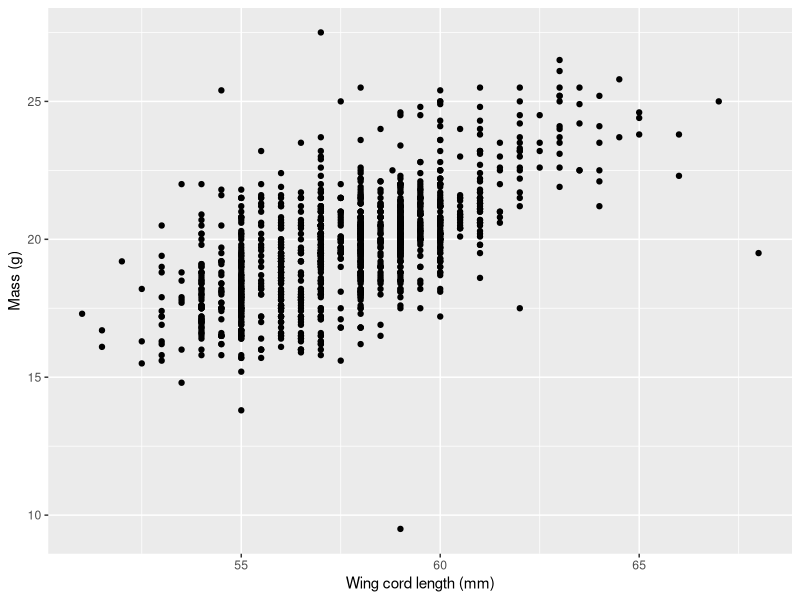
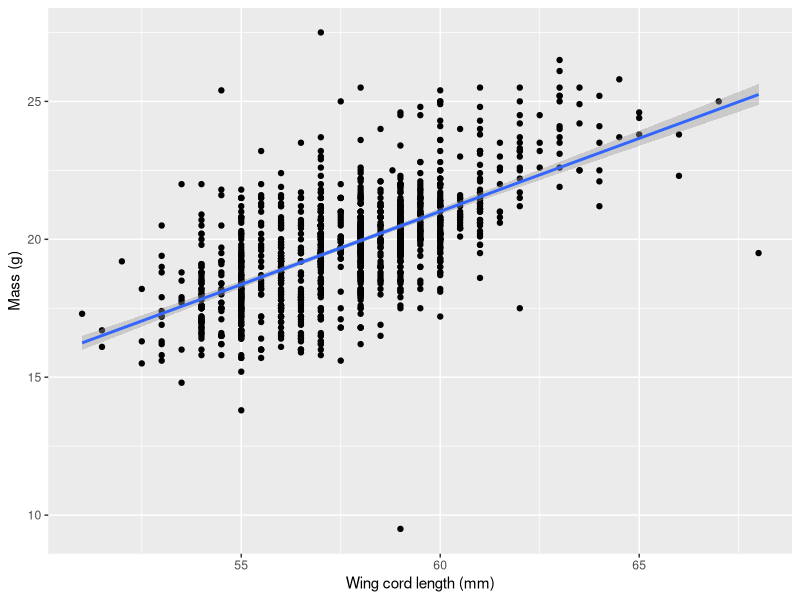
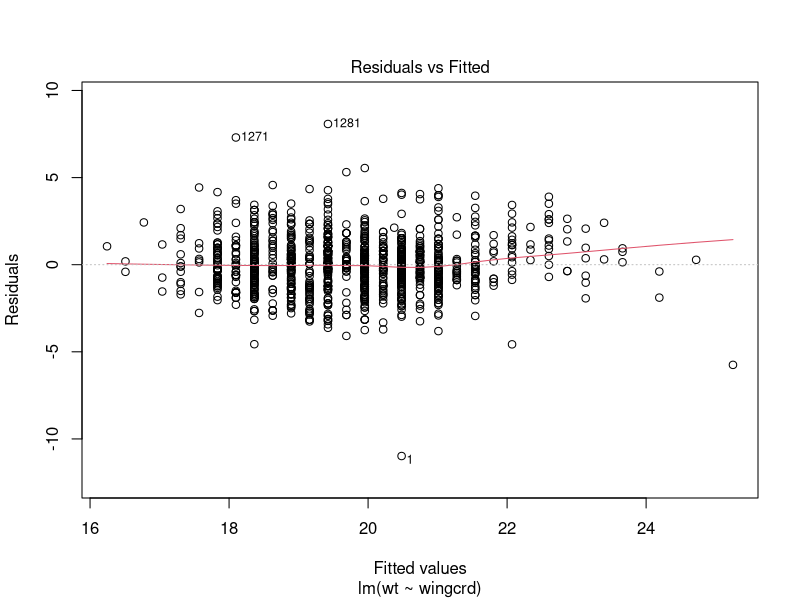
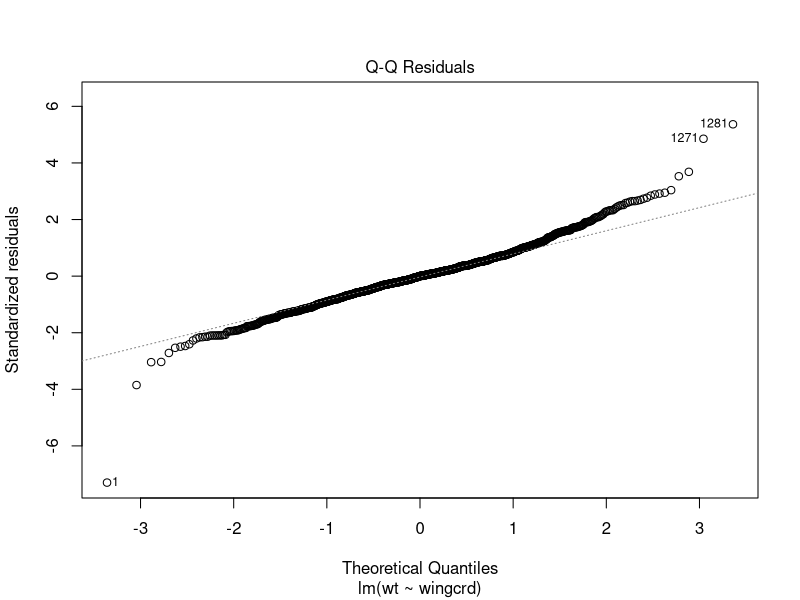
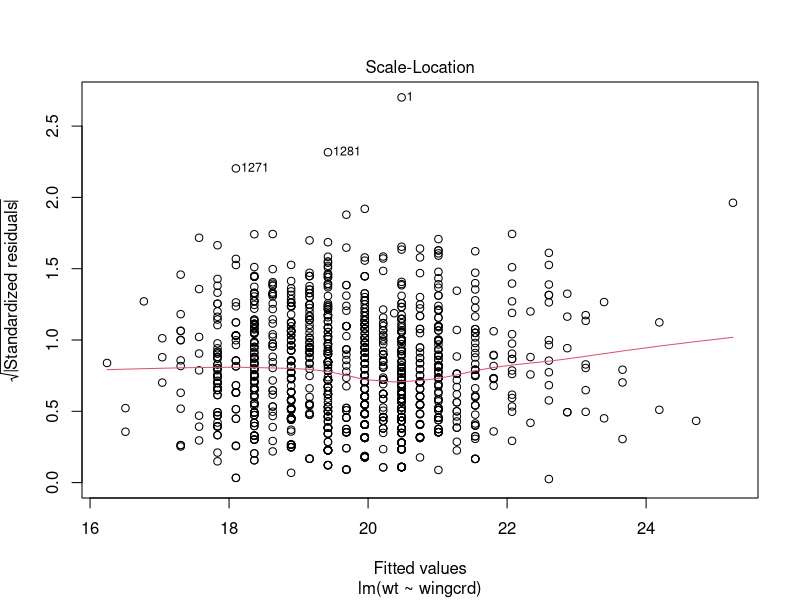
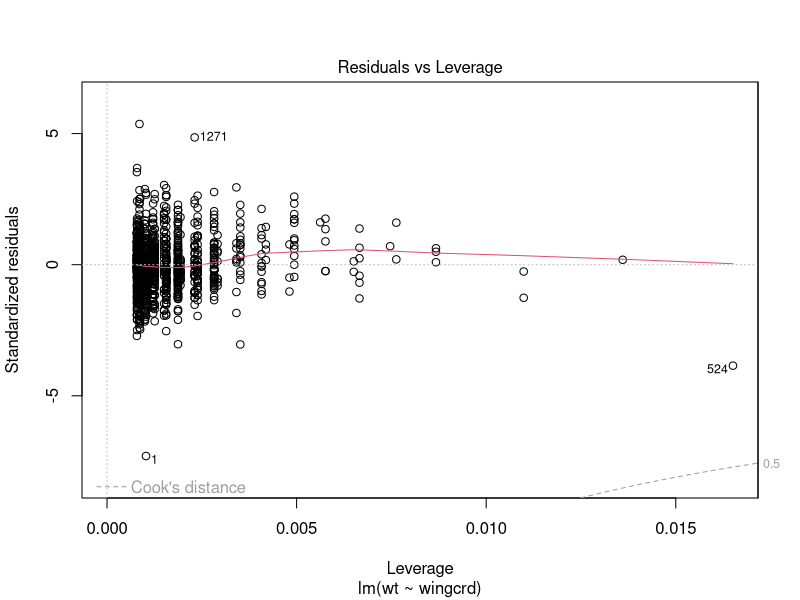
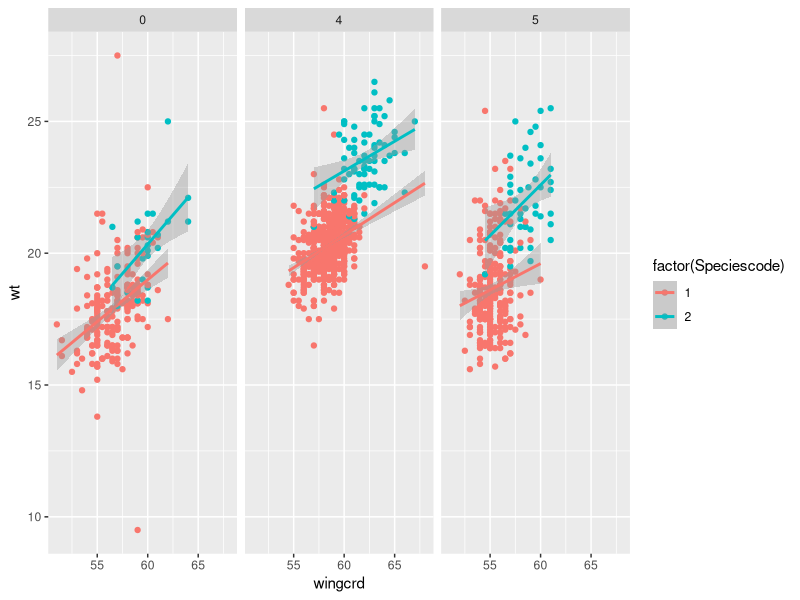
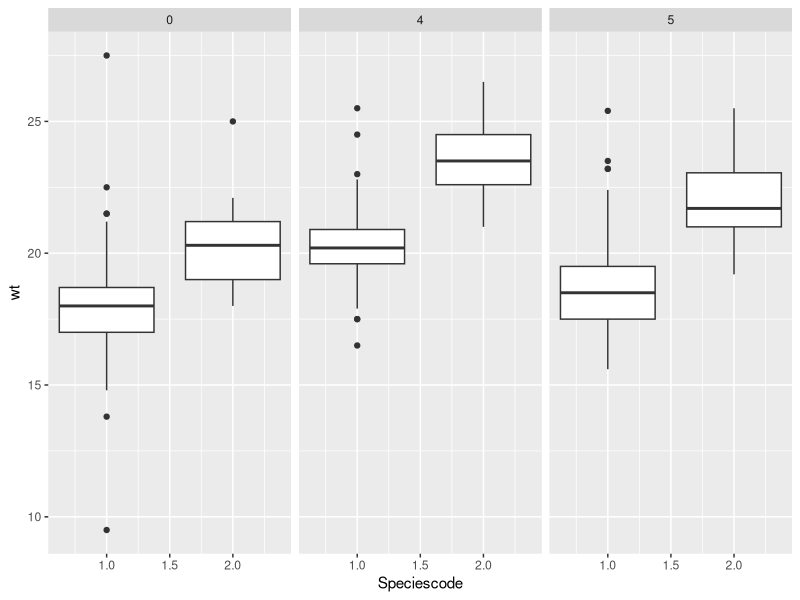

Source code (R) for these figures, in order: (Note: this script raises an error after producing the figures.)
## ---- chunk 1
library(ggplot2)
## ---- chunk 2
library(lme4)
library(ggplot2)
library(dplyr)
## ---- chunk 3
sparrows <- read.table("Data/Sparrows.txt", sep = "", header = TRUE, stringsAsFactors = FALSE)
str(sparrows)
## ---- chunk 4
head(sparrows, 10)
# sparrows[1:10, ] # also prints the first 10 rows and each column
## ---- chunk 5
sparrows[1:12, c("Sex", "wingcrd", "wt")]
sparrows_subset <- sparrows[ , c("Sex", "wingcrd", "wt")]
str(sparrows_subset)

mean(sparrows_subset$wt)
mean(sparrows_subset[ , "wt"])
## ---- chunk 6
sparrows$wingcrd
## ---- chunk 7
sally <- read.table("Data/Salamander_Demographics.csv", sep = ",", header = TRUE, stringsAsFactors = FALSE)
str(sally)
## ---- chunk 8
ggplot(sparrows, aes(x = wingcrd, y = wt)) + 
  geom_point() + 
  labs(x='Wing cord length (mm)', y='Mass (g)')
## ---- chunk 9
ggplot(sparrows, aes(x = wingcrd, y = wt)) + 
  geom_point() + 
  labs(x='Wing cord length (mm)', y='Mass (g)') +
  geom_smooth(method = "lm")

## ---- chunk 10
my_lm <- lm(wt ~ wingcrd, sparrows)
## ---- chunk 11
summary(my_lm)
## ---- chunk 12
plot(my_lm)
## ---- chunk 13
ggplot(data=sparrows, aes(wingcrd, wt, colour = factor(Speciescode))) + geom_point() + geom_smooth(method = "lm") + facet_wrap(~Sex)
## ---- chunk 14
ggplot(data=sparrows, aes(Speciescode, wt, group = Speciescode)) + geom_boxplot() + facet_wrap(~Sex)
## ---- chunk 15
species_data <- sparrows %>%
  group_by(Speciescode) %>%
  summarise(wingcrd = mean(wingcrd, na.rm=TRUE),
            wt = mean(wt, na.rm=TRUE)) %>%
  ungroup()

species_data
## ---- chunk 16
save(my_lm, species_data, file = "Output/lab2_tutorial.RData")
## ---- chunk 17
write.csv(species_data, file = "Output/species_data.csv", row.names = FALSE)
